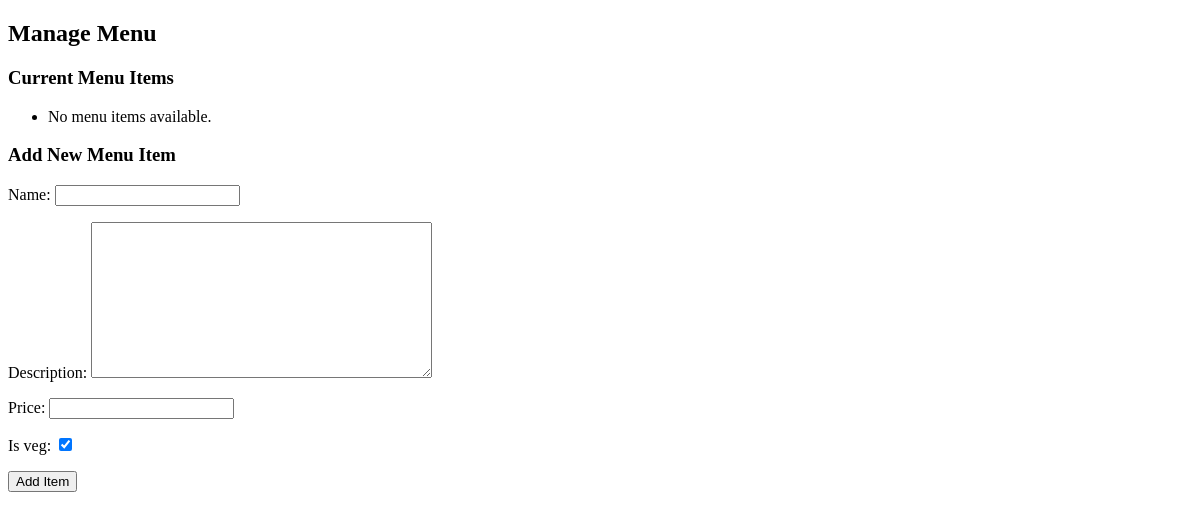
/restaurant/manage-menu/ (signed in), run on an earlier commit of the app's database.
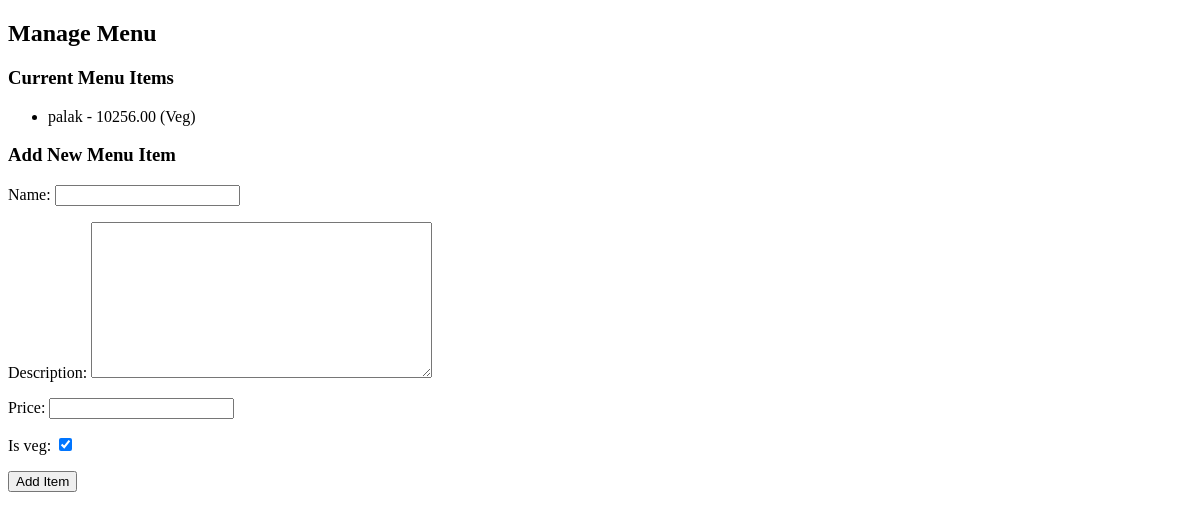
And on a later commit of the database.
### restaurant/models.py (models this page shows, shortened)
class MenuItem(models.Model):
    restaurant = models.ForeignKey('Restaurant', on_delete=models.CASCADE, related_name='menu_items')
    name = models.CharField(max_length=255)
    description = models.TextField(null=True, blank=True)
    price = models.DecimalField(max_digits=10, decimal_places=2)
    is_veg = models.BooleanField(default=True)

### restaurant/views.py (the view)
# urls.py: path('manage-menu/', views.manage_menu, name='manage_menu'),
def manage_menu(request):
    restaurant = request.user.restaurant  # Assuming owner is linked to the restaurant
    menu_items = MenuItem.objects.filter(restaurant=restaurant)
    if request.method == 'POST':
        form = MenuItemForm(request.POST)
        if form.is_valid():
            menu_item = form.save(commit=False)
            menu_item.restaurant = restaurant
            menu_item.save()
            return redirect('manage_menu')
    else:
        form = MenuItemForm()
    return render(request, 'restaurant/manage_menu.html', {'menu_items': menu_items, 'form': form})

### restaurant/forms.py
class MenuItemForm(forms.ModelForm):
    class Meta:
        model = MenuItem
        fields = ['name', 'description', 'price', 'is_veg']

### restaurant/templates/restaurant/manage_menu.html (shortened to what this page needs)
<!DOCTYPE html>
<html lang="en">
<head>
</head>
<body>
    <h2>Manage Menu</h2>
    <h3>Current Menu Items</h3>
    <ul>
        {% for item in menu_items %}
            <li>{{ item.name }} - {{ item.price }} ({{ item.is_veg|yesno:"Veg,Non-Veg" }})</li>
        {% empty %}
            <li>No menu items available.</li>
        {% endfor %}
    </ul>
    <h3>Add New Menu Item</h3>
    <form method="POST">
        {{ form.as_p }}
        <button type="submit">Add Item</button>
    </form>
</body>
</html>

What changed in the data, as far as the page shows it:
added MenuItem: name "palak", price "10256.00", is_veg "Veg"
Also different on the page:
text no longer shown: "No menu items available."
